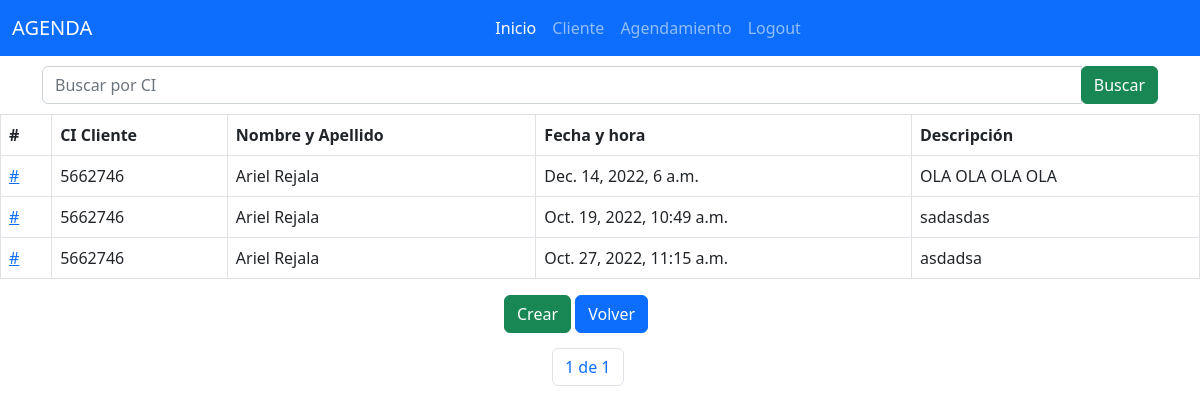
The page /basic_app/lista_agenda/ on the database as committed earlier.
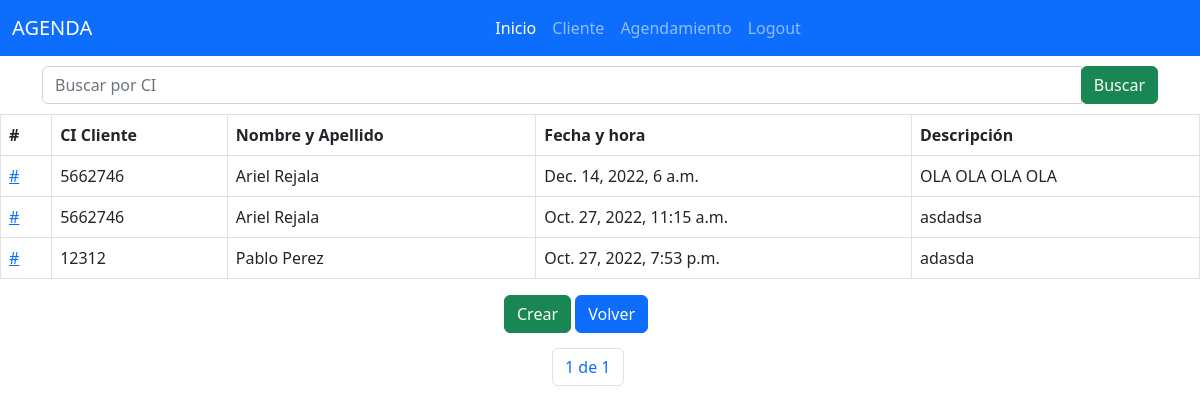
The same page on the database as committed later.
### basic_app/models.py (models this page shows, shortened)
class Agenda(models.Model):
    cliente = models.ForeignKey(Cliente,related_name='Cliente',on_delete=models.CASCADE,verbose_name='Cédula del Cliente')
    fecha_hora = models.DateTimeField(unique=True,verbose_name='Fecha y Hora de la consulta')
    descripcion = models.TextField(verbose_name='Descripción')

class Cliente(models.Model):
    ci = models.PositiveIntegerField(unique=True,verbose_name='Cédula de Identidad')
    nombre = models.CharField(max_length=100,default='',verbose_name='Nombre')
    apellido = models.CharField(max_length=100,default='',verbose_name='Apellido')
    email = models.EmailField(max_length=100,default='',verbose_name='Email',unique=True)
    tel = models.CharField(max_length=20,default='',verbose_name='Teléfono')
    direccion = models.CharField(max_length=150,default='',verbose_name="Dirección")

### basic_app/views.py (the view)
# urls.py: path('lista_agenda/',views.lista_agenda.as_view(),name='lista_agenda'),
class lista_agenda(ListView):
    context_object_name = 'lista_agenda'
    paginate_by = 10
    model = models.Agenda
    template_name = 'basic_app/lista_agenda.html'
    def get_queryset(self):
        query = self.request.GET.get('buscar')
        if query:
            object_list = self.model.objects.filter(cliente__ci__icontains=query)
        else:
            object_list = self.model.objects.all()
        return object_list

### basic_app/templates/basic_app/lista_agenda.html (shortened to what this page needs)
{% extends 'base.html' %}
{% block head_block %}
  <link href="/static/base.css" type="text/css" rel="stylesheet">
{% endblock %}
{% block body_block %}
  <div class="container">
  <div class="row">
    <div class="col-md-12 search">
      <form method="get">
        <div id="custom-search-input">
          <div class="input-group col-md-12">
            <input type="text" class="form-control" placeholder="Buscar por CI" name="buscar" value='{{ request.GET.buscar }}'>
            <span class="input-group-list">
              <i class="icon icon-search">
                <button type="submit" class="btn btn-success">Buscar</button>
              </i>
            </span>
          </div>
        </div>
      </form>
    </div>
  </div>
</div>
  <table class="table table-bordered">
    <tr>
      <th>#</th>
      <th>CI Cliente</th>
      <th>Nombre y Apellido</th>
      <th>Fecha y hora</th>
      <th>Descripción</th>
    </tr>
    {% for agenda in lista_agenda %}
      <tr>
      <td><a href="{% url 'basic_app:detalle_agenda' pk=agenda.id %}">#</a></td>
        <td>{{ agenda.cliente.ci }}</td>
        <td>{{ agenda.cliente.nombre }} {{ agenda.cliente.apellido }}</td>
        <td>{{ agenda.fecha_hora }}</td>
        <td>{{ agenda.descripcion }}</td>
      </tr>
    {% endfor %}
  </table>
  <a href="{% url 'basic_app:crear_agenda' %}" class="btn btn-success" id="crear">Crear</a>
  <a href="{% url 'basic_app:lista_agenda' %}" class="btn btn-primary">Volver</a>
  <nav aria-label="Page navigation example">
      <ul class="pagination">
        <span class="current">
        <li class="page-item"><a class="page-link" href="#">{{ page_obj.number }} de {{ page_obj.paginator.num_pages }}</a></li>
        </span>
    </ul>
</nav>
{% endblock %}

### templates/base.html (shortened to what this page needs)
<!DOCTYPE html>
<html lang="en">
<head>
  {% block head_block %}
  {% endblock %}
  <link href="https://cdn.jsdelivr.net/npm/bootstrap@5.2.2/dist/css/bootstrap.min.css" rel="stylesheet">
</head>
<body>
<nav class="navbar navbar-expand-sm navbar-dark bg-primary flex-sm-nowrap flex-wrap">
    <div class="container-fluid">
        <span class="navbar-brand flex-grow-1">AGENDA</span>
        <div class="navbar-collapse collapse flex-grow-1 justify-content-center" id="navbar5">
            <ul class="navbar-nav mx-auto">
                <li class="nav-item">
                  <a class="nav-link active" aria-current="page" href="{% url 'basic_app:index' %}">Inicio</a>
                </li>
                <li class="nav-item">
                    <a class="nav-link" href="{% url 'basic_app:lista_cliente' %}">Cliente</a>
                </li>
                <li class="nav-item">
                    <a class="nav-link" href="{% url 'basic_app:lista_agenda' %}">Agendamiento</a>
                </li>
                <li class="nav-item">
                    <a class="nav-link" href="{% url 'basic_app:logout' %}">Logout</a>
                </li>
            </ul>
        </div>
    </div>
</nav>
{% block body_block %}
{% endblock %}
</body>
</html>

### static/base.css (style rules this page uses)
.container { margin-top: 10px; }
table { margin-top: 10px; }
.pagination { margin-top: 15px; margin-left: 46%; }
#crear { margin-left: 42%; }

Rows that differ between the two databases and show on the page:
removed Agenda: cliente.ci "5662746", cliente.nombre "Ariel", cliente.apellido "Rejala", fecha_hora "Oct. 19, 2022, 10:49 a.m.", descripcion "sadasdas"
added Agenda: cliente.ci "12312", cliente.nombre "Pablo", cliente.apellido "Perez", fecha_hora "Oct. 27, 2022, 7:53 p.m.", descripcion "adasda"
